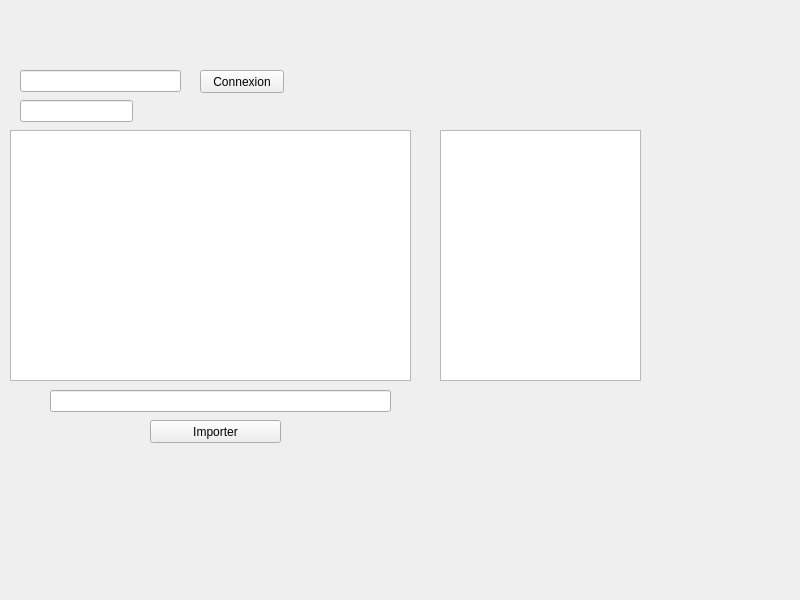
<?xml version="1.0" encoding="UTF-8"?>
<ui version="4.0">
 <class>InterfaceImport</class>
 <widget class="QWidget" name="InterfaceImport">
  <property name="geometry">
   <rect>
    <x>0</x>
    <y>0</y>
    <width>800</width>
    <height>600</height>
   </rect>
  </property>
  <property name="windowTitle">
   <string>InterfaceImport</string>
  </property>
  <widget class="QPushButton" name="boutonConnexion">
   <property name="geometry">
    <rect>
     <x>200</x>
     <y>70</y>
     <width>84</width>
     <height>23</height>
    </rect>
   </property>
   <property name="text">
    <string>Connexion</string>
   </property>
  </widget>
  <widget class="QLineEdit" name="lineEditIp">
   <property name="geometry">
    <rect>
     <x>20</x>
     <y>70</y>
     <width>161</width>
     <height>22</height>
    </rect>
   </property>
  </widget>
  <widget class="QTextEdit" name="zoneLogs">
   <property name="geometry">
    <rect>
     <x>440</x>
     <y>130</y>
     <width>201</width>
     <height>251</height>
    </rect>
   </property>
  </widget>
  <widget class="QTextEdit" name="listeFichiersVisuels">
   <property name="geometry">
    <rect>
     <x>10</x>
     <y>130</y>
     <width>401</width>
     <height>251</height>
    </rect>
   </property>
  </widget>
  <widget class="QPushButton" name="boutonImporter">
   <property name="geometry">
    <rect>
     <x>150</x>
     <y>420</y>
     <width>131</width>
     <height>23</height>
    </rect>
   </property>
   <property name="text">
    <string>Importer</string>
   </property>
  </widget>
  <widget class="QLineEdit" name="champDossierLocal">
   <property name="geometry">
    <rect>
     <x>50</x>
     <y>390</y>
     <width>341</width>
     <height>22</height>
    </rect>
   </property>
  </widget>
  <widget class="QLineEdit" name="champMdp">
   <property name="geometry">
    <rect>
     <x>20</x>
     <y>100</y>
     <width>113</width>
     <height>22</height>
    </rect>
   </property>
  </widget>
 </widget>
 <resources/>
 <connections/>
</ui>
